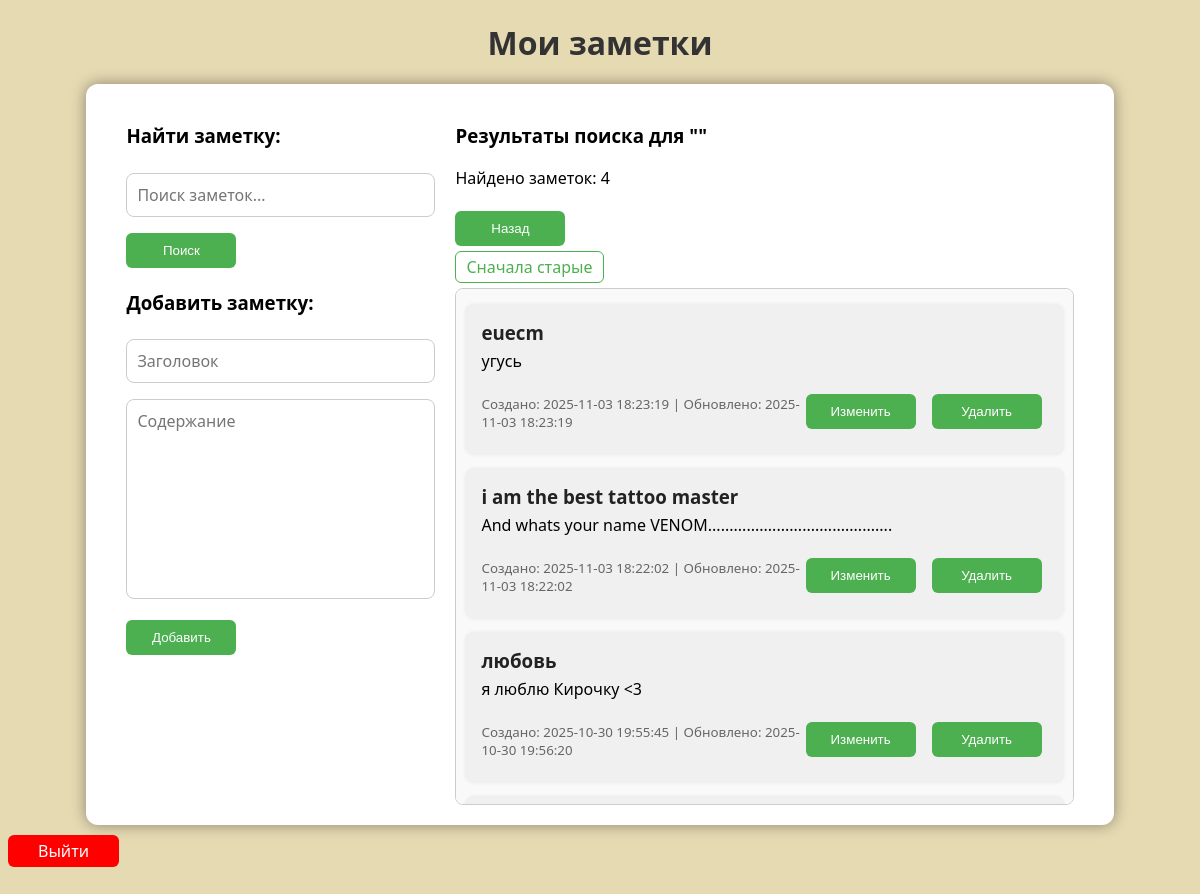
Page /search?query=&sort=desc (signed in) on the committed database.
### app.py (models this page shows)
class Note(db.Model):
    id = db.Column(db.Integer, primary_key=True)
    title = db.Column(db.String(200), nullable=False)
    content = db.Column(db.Text, nullable=False)
    created = db.Column(db.String(50), nullable=False)
    updated = db.Column(db.String(50), nullable=False)
    user_id = db.Column(db.Integer, db.ForeignKey('user.id'), nullable=False)

### app.py (the view)
@app.route("/search", methods=["GET"])
@login_required
def search():
    query = request.args.get("query", "")
    sort_order = request.args.get("sort", "asc")  # добавляем параметр сортировки
    notes = Note.query.filter_by(user_id=current_user.id).filter((Note.title.ilike(f"%{query}%")) | (Note.content.ilike(f"%{query}%")))
    if sort_order == "desc":
        notes = notes.order_by(Note.updated.desc())
    else:
        notes = notes.order_by(Note.updated.asc())
    notes = notes.all()
    return render_template(
        "index.html",
        notes=notes,
        search=True,
        query=request.args.get("query", ""),
        sort_order=sort_order,
        number_of_queries=len(notes)
    )

### app.py (called while the page is built)
@login_manager.user_loader
def load_user(user_id):
    return User.query.get(int(user_id))

### templates/index.html (shortened to what this page needs)
<!DOCTYPE html>
<html lang="ru">
<head>
    <link rel="stylesheet" href="{{ url_for('static', filename='style.css') }}">
</head>
<body>
    <h1>Мои заметки</h1>
    <div class="container">
        <div class="left-panel">
            <h3>Найти заметку:</h3>
            <form action="{{ url_for('search') }}" method="get">
                <input type="text" id="search-input" name="query" placeholder="Поиск заметок..." value="{{ query }}" required>
                <button type="submit" style="float: left";>Поиск</button>
            </form>
            <br>
            <br>
            <h3>Добавить заметку:</h3>
            <form action="{{ url_for('add') }}" method="post">
                <input type="text" name="title" placeholder="Заголовок" required>
                <textarea class="content-textarea" name="content" placeholder="Содержание" required></textarea>
                <button type="submit">Добавить</button>
            </form>
        </div>
        <div class="right-panel">
            {% if search %}
                <h3>Результаты поиска для "{{ query }}"</h3>
                <p>Найдено заметок: {{ number_of_queries }}</p>
                <form action="{{ url_for('index') }}" method="get">
                    <button type="submit">Назад</button>
                </form>
            {% endif %}
            {% if notes %}
            <div class="sort-toggle">
                {% if search %}
                    {% if sort_order == "asc" %}
                        <a href="{{ url_for('search', query=query, sort='desc') }}">Сначала новые</a>
                    {% else %}
                        <a href="{{ url_for('search', query=query, sort='asc') }}">Сначала старые</a>
                    {% endif %}
                {% else %}
                    {% if sort_order == "asc" %}
                        <a href="{{ url_for('index', sort='desc') }}">Сначала новые</a>
                    {% else %}
                        <a href="{{ url_for('index', sort='asc') }}">Сначала старые</a>
                    {% endif %}
                {% endif %}
            </div>
                <div class="notes-list">
                    <ul>
                        {% for note in notes %}
                            <li>
                                <h3>{{ note.title }}</h3>
                                <p>{{ note.content }}</p>
                                <div class="note-footer">
                                    <small class="note-date">Создано: {{ note.created }} | Обновлено: {{ note.updated }}</small>
                                    <div class="note-buttons">
                                        <form action="{{ url_for('edit', note_id=note.id) }}" method="get">
                                            <button type="submit">Изменить</button>
                                        </form>
                                        <form action="{{ url_for('delete', note_id=note.id) }}" method="post">
                                            <button type="submit" onclick="return confirm('Удалить заметку?')">Удалить</button>
                                        </form>
                                    </div>
                                </div>
                            </li>
                        {% endfor %}
                    </ul>
                </div>
            {% else %}
                {% if search %}
                {% else %}
                    <p>Заметок пока нет.</p>
                {% endif %}
            {% endif %}
        </div>
    </div>
    <a class="exit" href="{{ url_for('logout') }}">Выйти</a>
</body>
</html>

### static/style.css (style rules this page uses)
body { font-family: 'Segoe UI', Tahoma, sans-serif; background-color: #E6DAB3; }
.container { display: flex; gap: 20px; width: 80%; margin: auto; background: white; padding: 20px 40px; border-radius: 12px; box-shadow: 0 0 15px rgba(0,0,0,0.4 ); }
.left-panel { flex: 1; }
.right-panel { flex: 2; }
h1 { text-align: center; color: #333; margin-bottom: 20px; }
input, textarea { font-family: 'Segoe UI', Tahoma, sans-serif; resize: none; width: 100%; padding: 10px; margin-top: 6px; margin-bottom: 10px; border: 1px solid #ccc; border-radius: 8px; box-sizing: border-box; font-size: 16px; }
.content-textarea { height: 200px; }
button { width: 110px; display: inline; height: 35px; background-color: #4CAF50; color: white; border: none; padding: 8px 15px; border-radius: 6px; cursor: pointer; margin-right: 6px; margin-top: 6px; margin-bottom: 10px; }
.note-footer { display: flex; justify-content: space-between; align-items: center; margin-top: 10px; }
.note-buttons { display: flex; gap: 10px; }
.sort-toggle a { text-decoration: none; color: #4CAF50; padding: 4px 10px; border: 1px solid #4CAF50; border-radius: 6px; transition: background-color 0.3s, color 0.3s; }
a { text-decoration: none; color: white; padding: 10px 10px; border-radius: 6px; transition: background-color 0.3s, color 0.3s; }
.exit { display: inline-block; padding: 5px 30px; text-align: center; background-color: red; margin-top: 10px; }
.notes-list { max-height: 515px; overflow-y: auto; padding-left: 10px; padding-right: 10px; margin-top: 10px; border: 1px solid #ccc; border-radius: 8px; background-color: #f9f9f9; }
ul { padding: 0; }
li { background-color: #f0f0f0; border-radius: 8px; padding: 15px; margin-bottom: 15px; box-shadow: 0 0 4px rgba(0,0,0,0.1); overflow-wrap: anywhere; }
li h3 { margin: 0; color: #222; }
li p { margin-top: 5px; }
small { color: #666; }

### rows in the picture
Note: title "euecm", content "угусь", created "2025-11-03 18:23:19", updated "2025-11-03 18:23:19"
Note: title "i am the best tattoo master", content "And whats your name VENOM...........................................", created "2025-11-03 18:22:02", updated "2025-11-03 18:22:02"
Note: title "любовь", content "я люблю Кирочку <3", created "2025-10-30 19:55:45", updated "2025-10-30 19:56:20"

### other values in the picture
{{ number_of_queries }} "4"
